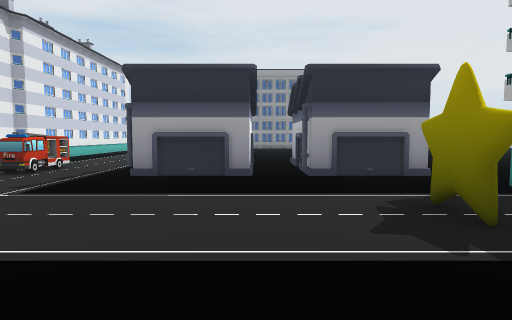
View 1 (above)

24 first-person views from a walk through a scene from a Unity 3-D project. The camera is 1.5 m above the floor, tilts 4° down and sees 75° across. The floor is counted in squares, 2 m on a side. Each view is taken from the middle of a square. On the plan, view 1 faces up. The plan holds only what a view shows up to about 11 squares ahead; the rest is blank. The place goes on beyond the plan. The player is left out. Some surface patterns are stand-ins.

View 2
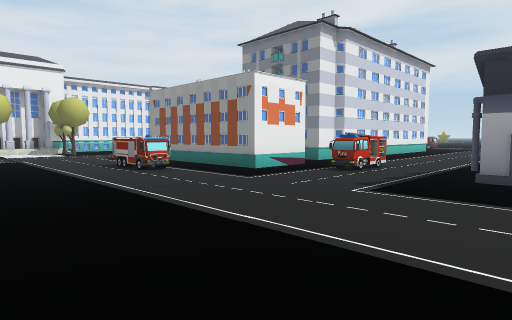

View 3
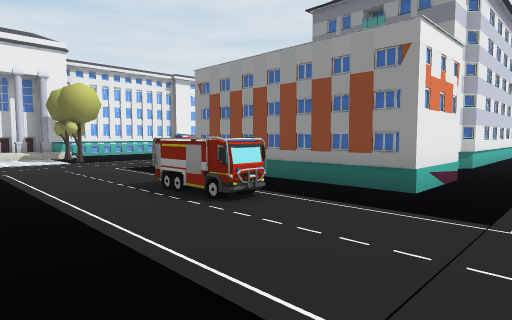

View 4
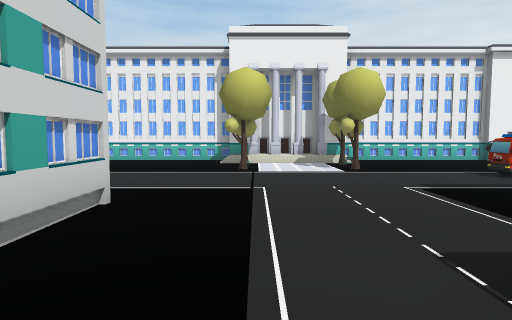

View 5
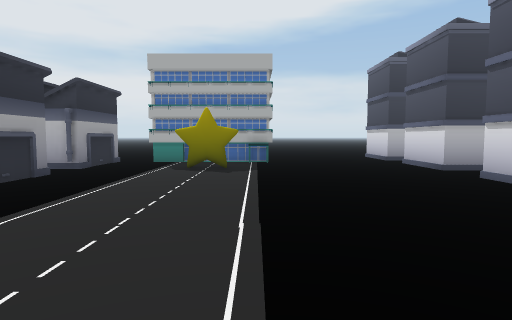

View 6
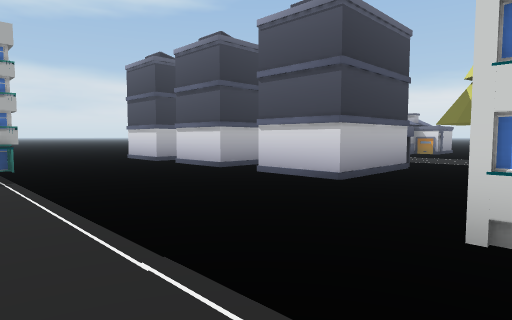

View 7
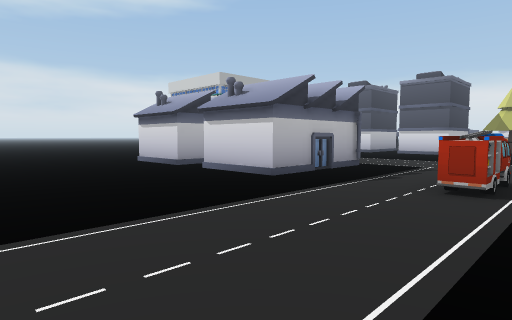

View 8
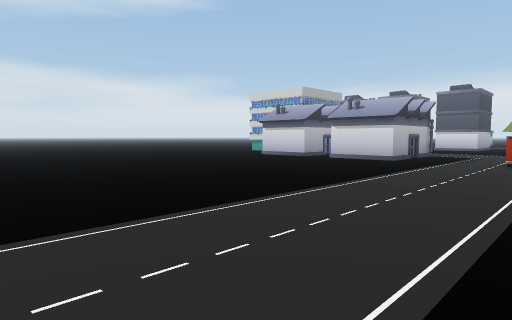

View 9
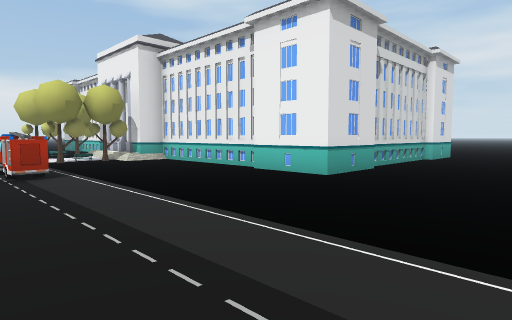

View 10
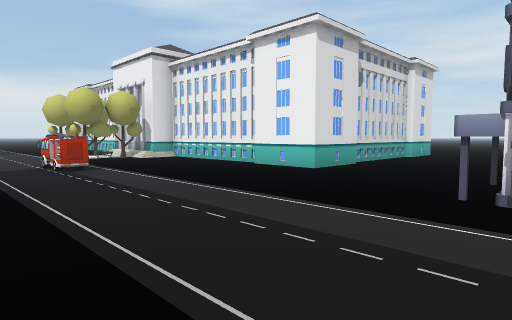

View 11
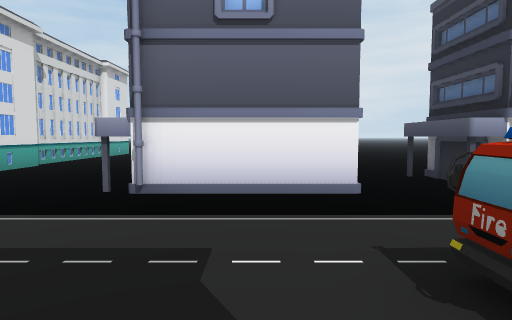

View 12
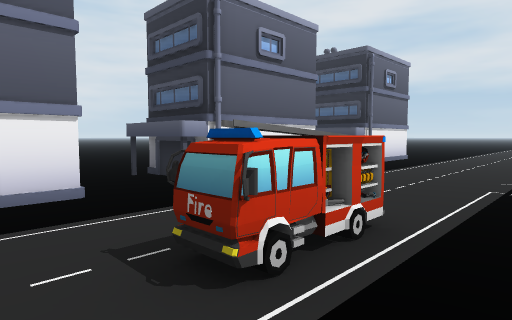

View 13
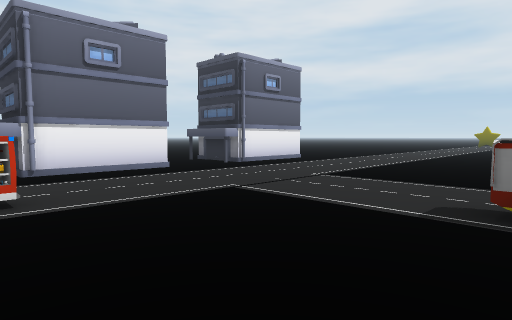

View 14
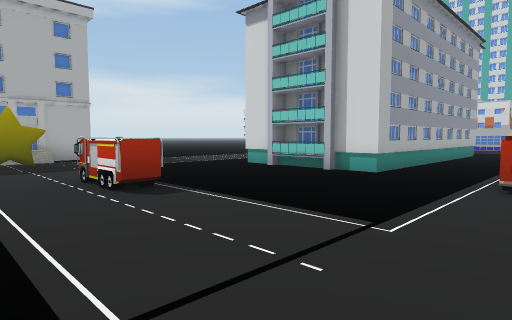

View 15
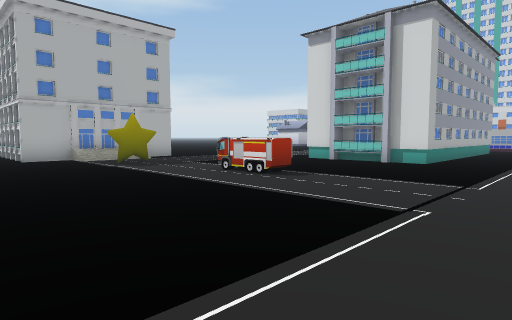

View 16
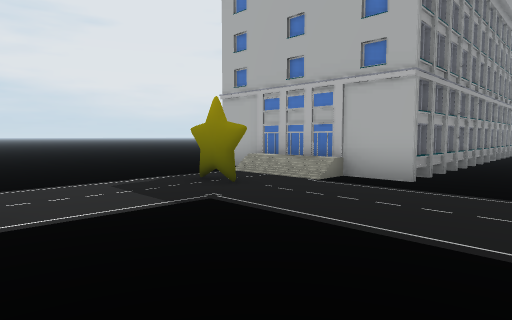

View 17
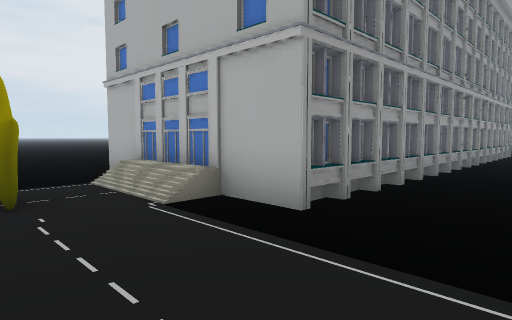

View 18
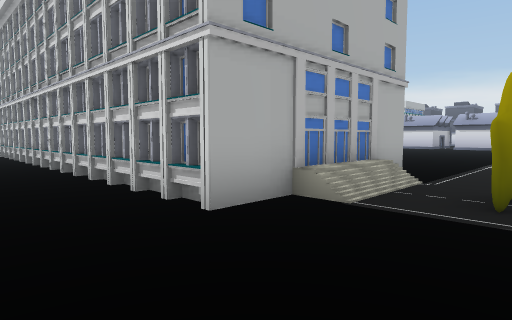

View 19
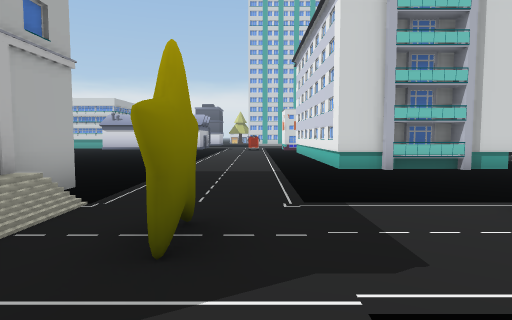

View 20
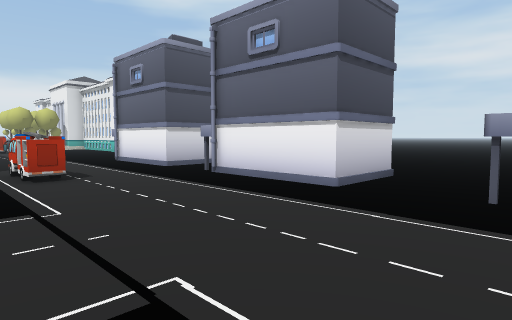

View 21
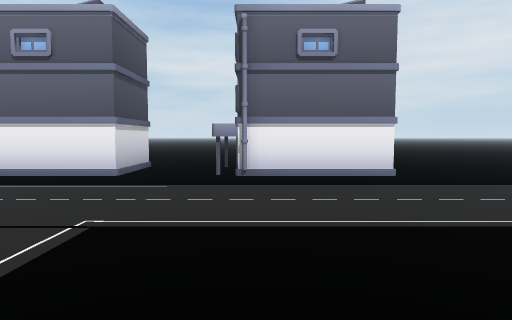

View 22
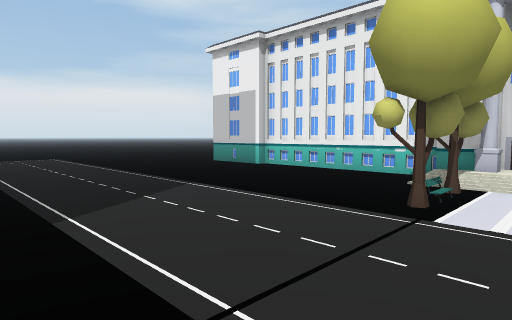

View 23
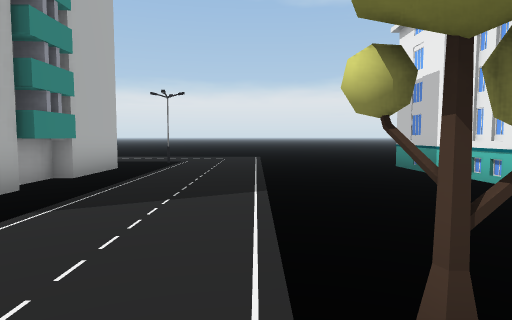

View 24
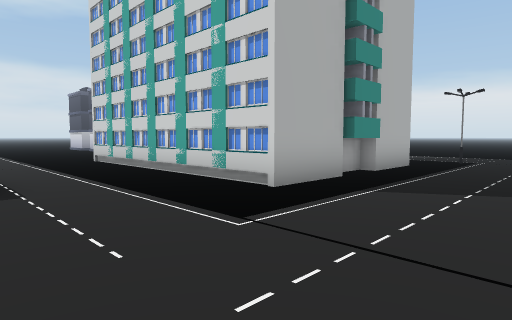

### Floor plan
Key: @ floor where view 1 was taken; # wall or solid block; . floor; / step, stairs or slope; O other object.
Columns run from 22 left of view 1 to 9 right of it. Each row starts with its distance up from view 1.
 28       ......   ......
 27      #....... .......  .....
 26     ##..............OOOOOOOOOOOO
 25 ....OO..............O
 24 ..................O/O
 23 ....OO.......OO..../O
 22 ..    ..............O
 21 .... #..............OOOOOOOOOOOO
 20 ....OO......................
 19   .......O............
 18     OO...O.OOOOO......
 17       .....#   #...........
 16      #.....#   #.............
 15  ...OO.....#   #.............
 14 ...... ....#   #............
 13 ...... ....#   #...........
 12 ...........    #...........
 11 ####......     #..............
 10    #......     #..............
  9    #......    ##..............
  8    #....O.     ..O..O.OO.O...
  7    #....O.    ##.O..O.OO   .
  6    #...... ####O....OOOOOO..
  5    #......................#
  4    ##OO......OO...........#
  3    ##.O.................O.#
  2    ##OO...................O
  1    #..O... .........  ........
  0    #...... #######.  .@.......
 -1    #.......#         ........
 -2    #.......#      ...OO....OO
 -3    #.......#      ..O O..O O
 -4    #.......#       .#   #
 -5    #.......#       .#
 -6    .........      O..
 -7    .......O.       ..

Where each view was taken, in squares from view 1:
view 1: 0 up, 0 right, facing up
view 2: 0 up, 1 left, facing up-left
view 3: 1 up, 5 left, facing up-left
view 4: 2 up, 8 left, facing left
view 5: 2 up, 6 left, facing right
view 6: 3 up, 5 left, facing down-right
view 7: 13 up, 6 left, facing down-right
view 8: 18 up, 6 left, facing down-right
view 9: 15 up, 13 left, facing down-left
view 10: 16 up, 12 left, facing down-left
view 11: 17 up, 12 left, facing left
view 12: 17 up, 12 left, facing up-left
view 13: 19 up, 9 left, facing up-left
view 14: 25 up, 14 left, facing down-right
view 15: 28 up, 14 left, facing down-right
view 16: 19 up, 8 left, facing up-right
view 17: 19 up, 5 left, facing up-right
view 18: 28 up, 5 left, facing down-right
view 19: 26 up, 5 left, facing down
view 20: 26 up, 12 left, facing down-left
view 21: 26 up, 10 left, facing left
view 22: 3 up, 12 left, facing down-left
view 23: 3 up, 15 left, facing down
view 24: 4 up, 15 left, facing down-right
